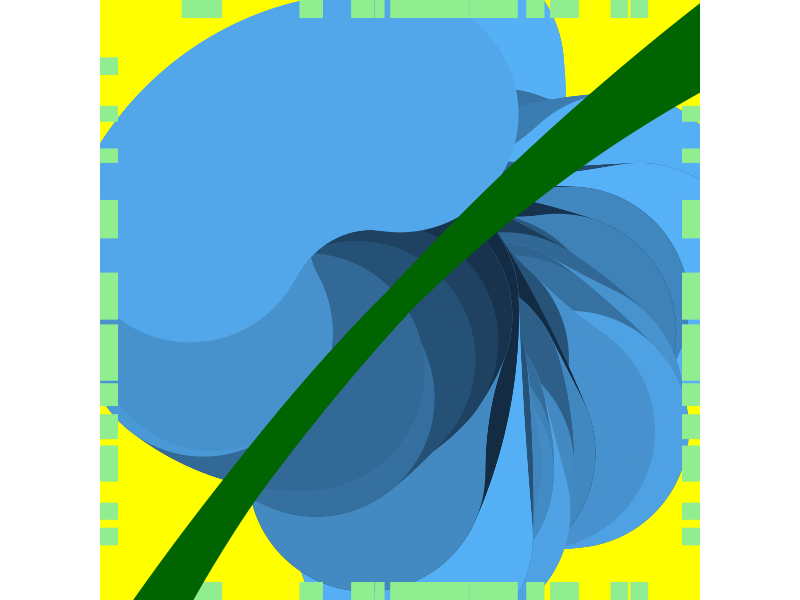

This figure's R source:
## ---- chunk 1
library(ggplot2)
library(tibble)

make_art <- function(seed = 0, color_slope = "darkgreen", background_color = "yellow"){
  
  
  if(seed != 0){
    set.seed(seed)
  }
  
  art <- tibble(
    x = rnorm(50, mean = 22.4, sd = 14.7), ##you have to use = for this function somehow
    y = runif(50, min = 100, max = 200),
    x2 = x + runif(50, min = -5, max = 5),
    y2 = y + runif(50),
    size = runif(50, min = 2, max = 10),
    shade = sample(letters,50, replace = TRUE)
  )
  
  if(art[1,5] < 6){ ##just to bring some random variation
    ggplot(data = art, mapping = aes(x = x2, y = y, color = y)) +
      geom_point(size = 1000, show.legend = FALSE, color = background_color)+
      geom_line(size = 80, show.legend = FALSE, lineend = "round")+
      theme_void()+
      coord_polar()+
      geom_rug(aes(size = y2), sides = "bltr", show.legend = FALSE, color = "lightgreen")+
      geom_abline(aes(intercept = x, slope = y), color = color_slope, size = 10)
  }else{ ##this will be rectangular
    ggplot(data = art, mapping = aes(x = x2, y = y, color = y)) +
      geom_point(size = 1000, show.legend = FALSE, color = background_color)+
      geom_line(size = 80, show.legend = FALSE, lineend = "butt")+
      theme_void()+
      #coord_polar()+
      geom_rug(aes(size = y2), sides = "bltr", show.legend = FALSE, color =   "lightgreen")+
      geom_abline(aes(intercept = x, slope = y), color = color_slope, size = 10)
  }
}
make_art()
